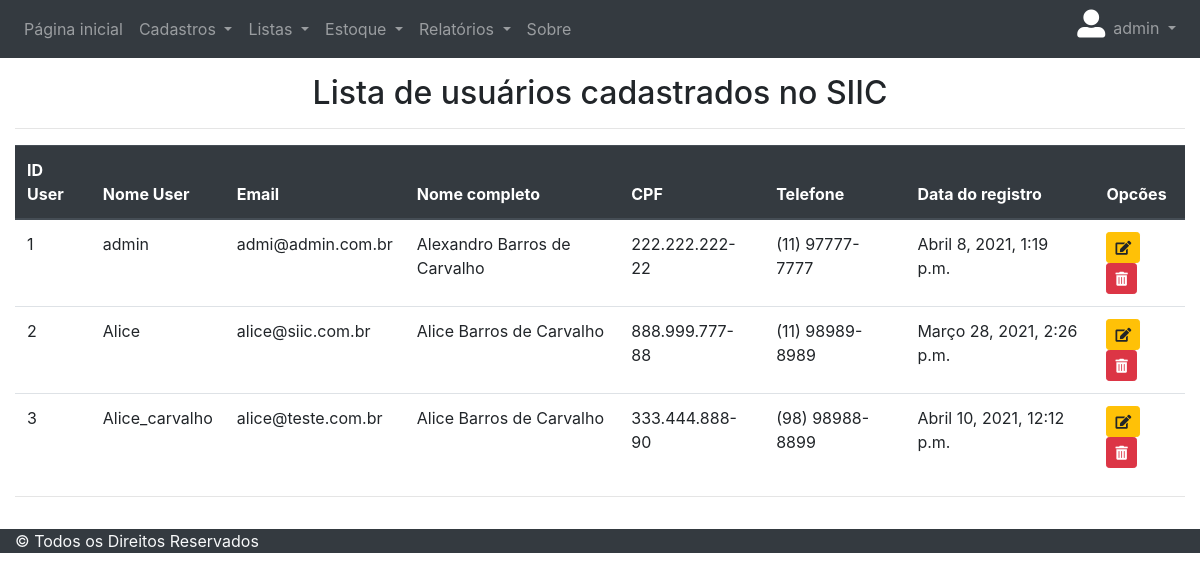
The page /listar/usuarios/ (signed in) on the database as committed earlier.
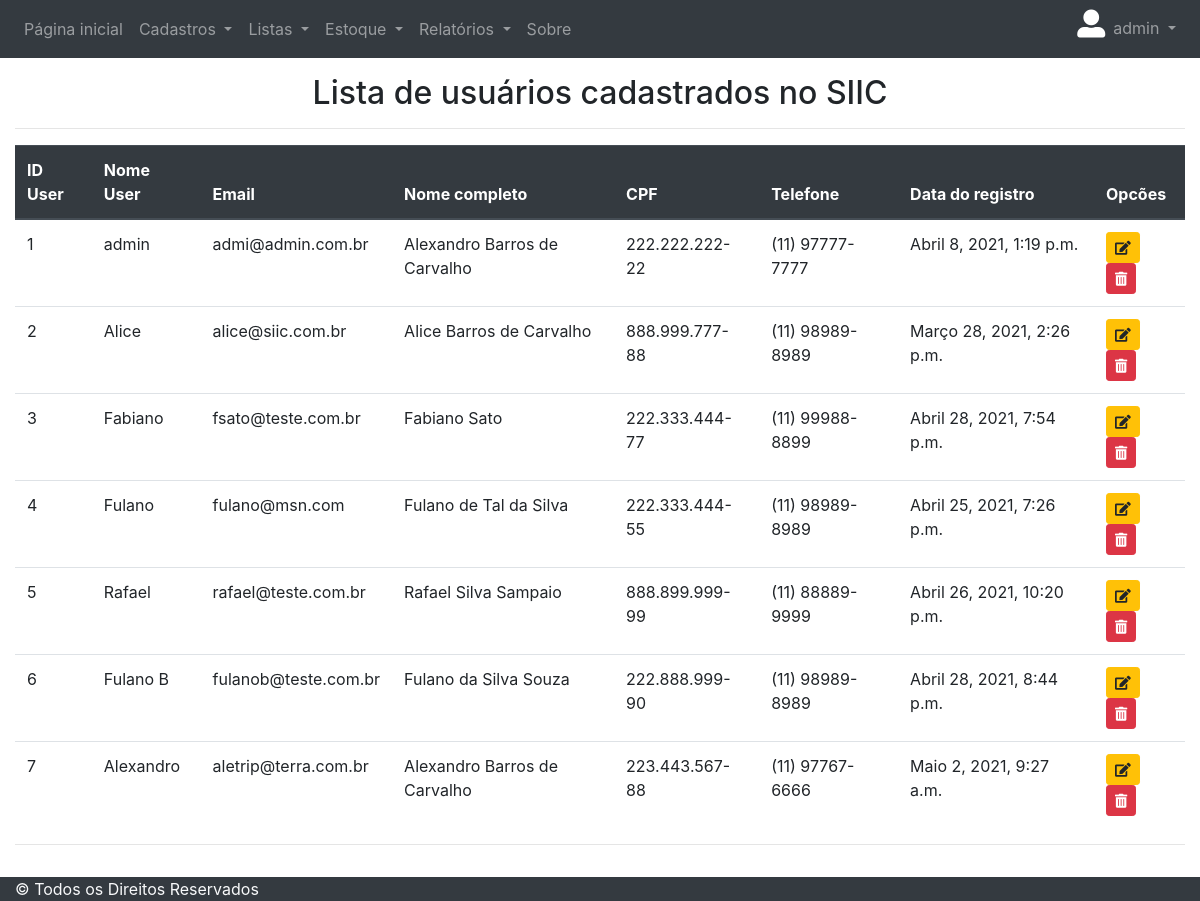
The same page on the database as committed later.
### usuarios/models.py (models this page shows, shortened)
class Usuario(AbstractBaseUser, PermissionsMixin):
    nome_completo = models.CharField(
        max_length=255, verbose_name='Nome completo')
    cpf = models.CharField(max_length=14, verbose_name='CPF')
    username = models.CharField(
        max_length=50, unique=True, verbose_name="Nome de usuário")
    email = models.EmailField(verbose_name='email',
                              max_length=255, unique=True)
    telefone = models.CharField(max_length=15, verbose_name='Telefone')
    date_joined = models.DateTimeField(verbose_name="data de registro",
                                       auto_now=True)
    last_login = models.DateTimeField(
        verbose_name='ultimo login', auto_now=True)
    is_admin = models.BooleanField(default=False)
    is_active = models.BooleanField(default=True)
    is_staff = models.BooleanField(default=False)
    is_superuser = models.BooleanField(default=False)
    USERNAME_FIELD = 'username'
    EMAIL_FIELD = 'email'
    REQUIRED_FIELDS = ['email']
    objects = Administrador()
    def __str__(self):
        return self.username
    class meta:
        ordering = ('username',)

### cadastros/views.py (the view)
# urls.py: path('listar/usuarios/', UsuarioList.as_view(), name='listar-usuarios'),
class UsuarioList(GroupRequiredMixin, LoginRequiredMixin, ListView):
    group_required = u"Adm"
    login_url = reverse_lazy('login')
    model = Usuario
    template_name = 'cadastros/listas/usuarios.html'

### cadastros/templates/cadastros/listas/usuarios.html (shortened to what this page needs)
{% extends 'paginas/modelo.html' %}
{% load static %}
{% block conteudo %}
<p>
    <h2 align=center>Lista de usuários cadastrados no SIIC</h2>
</p>
<div class="container-fluid">
    <hr>
    <div class="table table-responsive">
        <table class="table table-hover" id='tabela_listar_usuario'>
            <thead class="thead-dark">
                <tr>
                    <th>ID User</th>
                    <th>Nome User</th>
                    <th>Email</th>
                    <th>Nome completo</th>
                    <th>CPF</th>
                    <th>Telefone</th>
                    <th>Data do registro</th>
                    <th>Opcões</th>
                </tr>
            </thead>
            <tbody>
                {% for Usuario in object_list %}
                <tr>
                    <td>{{Usuario.pk}}</td>
                    <td>{{Usuario.username}}</td>
                    <td>{{Usuario.email}}</td>
                    <td>{{Usuario.nome_completo}}</td>
                    <td>{{Usuario.cpf}}</td>
                    <td>{{Usuario.telefone}}</td>
                    <td>{{Usuario.date_joined}}</td>
                    <td>
                        <a href="{% url 'editar-usuario' Usuario.pk %}" class="btn btn-warning btn-sm" title="Editar"><i
                                class="fas fa-edit" aria-hidden="true"></i></a>
                        <a href="{% url 'excluir-usuario' Usuario.pk %}" class="btn btn-danger btn-sm"
                            title="Excluir"><i class="fas fa-trash-alt" aria-hidden="true"></i></a>
                    </td>
                </tr>
                {% empty %}
                <tr>
                    <td colspan="4">Nenhum campo registrado</td>
                </tr>
                {% endfor %}
            </tbody>
        </table>
        <hr>
    </div>
</div>
{% endblock conteudo %}

### paginas/templates/paginas/modelo.html (shortened to what this page needs)
{% load static %}
<!DOCTYPE HTML>
<html lang="”pt-br”">
<head>
    <link rel="stylesheet" href="{% static 'css/style.css' %}">
    <link rel="stylesheet" href="https://maxcdn.bootstrapcdn.com/bootstrap/4.5.2/css/bootstrap.min.css">
    <link rel="stylesheet" href="https://cdnjs.cloudflare.com/ajax/libs/font-awesome/5.15.2/css/all.min.css"
 />
    <link rel="stylesheet" type="text/css" href="https://cdn.datatables.net/v/bs4/dt-1.10.24/datatables.min.css" />
    <link href="https://cdnjs.cloudflare.com/ajax/libs/select2/4.0.6-rc.0/css/select2.min.css" rel="stylesheet" />
</head>
<body>
    {% block menu %}
    <nav class="navbar  navbar-expand-sm bg-dark navbar-dark navbar-fixed-top"
        style="position: relative; z-index: 999;">
        <div class="collapse navbar-collapse" id="collapsibleNavbar">
            <ul class="navbar-nav">
                {% if request.user.is_authenticated %}
                <li class="nav-item">
                    <a class="nav-link" href="{% url 'inicio' %}">Página inicial</a>
                </li>
                {% endif%}
                {% if request.user.is_authenticated %}
                <li class="nav-item dropdown">
                    <a class="nav-link dropdown-toggle" href="#" id="Cadastros" data-toggle="dropdown">
                        Cadastros
                    </a>
                </li>
                {% endif %}
                {% if request.user.is_authenticated %}
                <li class="nav-item dropdown">
                    <a class="nav-link dropdown-toggle" href="#" id="Listas" data-toggle="dropdown">
                        Listas
                    </a>
                </li>
                {% endif %}
                {% if request.user.is_authenticated %}
                <li class="nav-item dropdown">
                    <a class="nav-link dropdown-toggle" href="#" id="Listas" data-toggle="dropdown">
                        Estoque
                    </a>
                </li>
                {% endif%}
                {% if request.user.is_authenticated %}
                <li class="nav-item dropdown">
                    <a class="nav-link dropdown-toggle" href="#" id="relatorio" data-toggle="dropdown">
                        Relatórios
                    </a>
                </li>
                {% endif %}
                <li class="nav-item">
                    <a class="nav-link" href="{% url 'sobre' %}">Sobre</a>
                </li>
            </ul>
        </div>
        {% if request.user.is_authenticated %}
        <ul class="nav navbar-nav navbar-right">
            <li class="nav-item">
                <h3>
                    <i class="fas fa-user-alt" style="color:white"></i>
                </h3 </li> <li>
            <li class="nav-item dropdown">
                <a class="nav-link dropdown-toggle" href="#" id="Listas" data-toggle="dropdown">
                    <span id="username">{{ request.user }}</span>
                </a>
            </li>
        </ul>
        {% endif %}
    </nav>
    {% endblock menu %}
    {% if request.user.is_authenticated %}
    {% block conteudo %}{% endblock conteudo %}
        {% endif %}
        {% if request.user.is_authenticated %}
        {% block rodape_nome %}
        <div class="bg-dark text-left container-fluid text-light">
            &copy; Todos os Direitos Reservados
        </div>
        {% endblock rodape_nome %}
        {% endif %}
</body>
</html>

### static/css/style.css (style rules this page uses)
body { background-color: #dddddd; }

### paginas/templates/paginas/modelo.html (style rules this page uses)
.navbar { position: sticky !important; top: 0 !important; }

Rows that differ between the two databases and show on the page:
changed Usuario id 3: username "Alice_carvalho" → "Fabiano"; email "alice@teste.com.br" → "fsato@teste.com.br"; nome_completo "Alice Barros de Carvalho" → "Fabiano Sato"; cpf "333.444.888-90" → "222.333.444-77"; telefone "(98) 98988-8899" → "(11) 99988-8899"; date_joined "Abril 10, 2021, 12:12 p.m." → "Abril 28, 2021, 7:54 p.m."
added Usuario: pk "4", username "Fulano", email "fulano@msn.com", nome_completo "Fulano de Tal da Silva", cpf "222.333.444-55", telefone "(11) 98989-8989", date_joined "Abril 25, 2021, 7:26 p.m."
added Usuario: pk "5", username "Rafael", email "rafael@teste.com.br", nome_completo "Rafael Silva Sampaio", cpf "888.899.999-99", telefone "(11) 88889-9999", date_joined "Abril 26, 2021, 10:20 p.m."
added Usuario: pk "6", username "Fulano B", email "fulanob@teste.com.br", nome_completo "Fulano da Silva Souza", cpf "222.888.999-90", telefone "(11) 98989-8989", date_joined "Abril 28, 2021, 8:44 p.m."
added Usuario: pk "7", username "Alexandro", email "aletrip@terra.com.br", nome_completo "Alexandro Barros de Carvalho", cpf "223.443.567-88", telefone "(11) 97767-6666", date_joined "Maio 2, 2021, 9:27 a.m."
